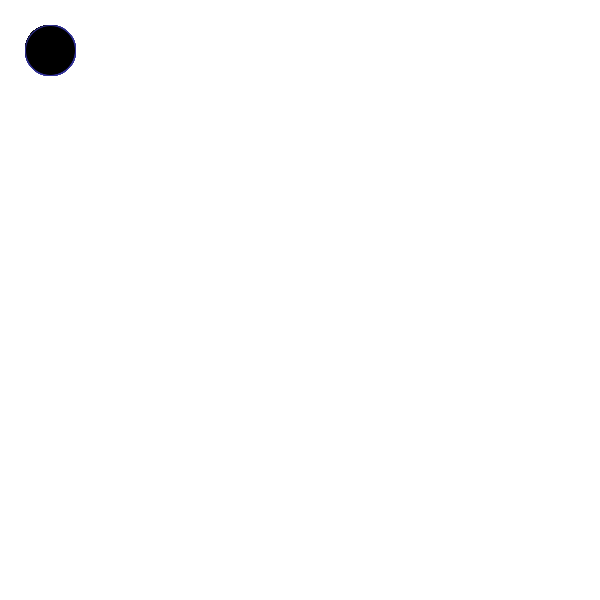
Frame 1 (no input)
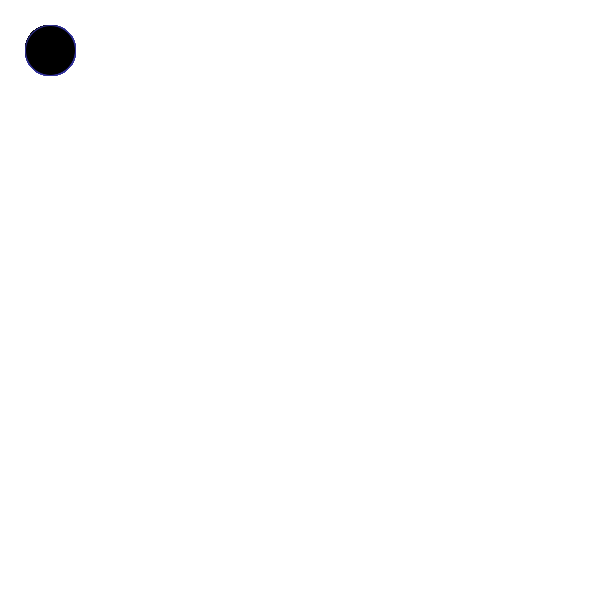
Frame 60 (the mouse pressed at the canvas centre just before this capture)
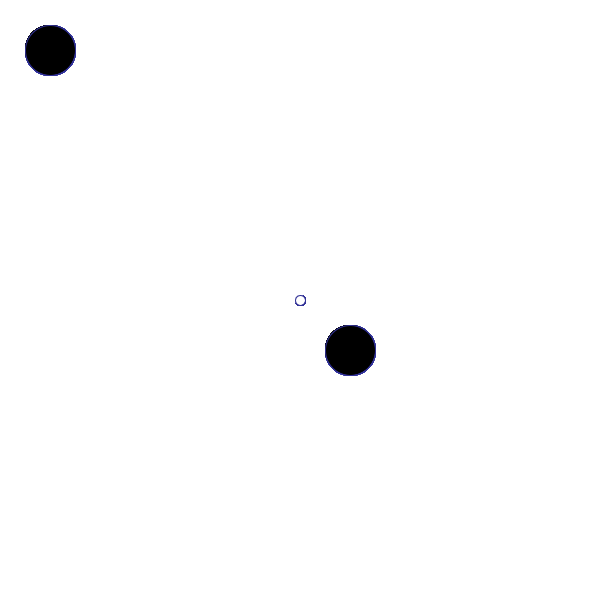
Frame 120 (the mouse held since frame 60 and released just before this capture)

The Processing sketch that drew these frames (run headless with seeded random() and noise(); from frame 60 on, the mouse is pressed at the canvas centre):

// Processing sketch: processing_139323
// ── processing_139323.pde

//Diego Rodriguez, in class exercise, arrays.


int lineLength = 100;
int [] x = new int [lineLength];
int [] y = new int [lineLength];
color[] col = new color [lineLength];

int size = 50;
int counter = 0;

void setup() {
  size(600, 600);
  background(255);
  smooth();
}

void draw() {

  stroke(50, 50, 150);
  fill(255);

  if ( mousePressed ) {
    ellipse( mouseX, mouseY, 10, 10 );
  }

  if (keyPressed) {
    background(random(0, 255), random(0, 255), random(0, 255));
  }

  int i = 0;
  while (i < x.length) {
    fill(col[i]);
    ellipse(x[i]+size, y[i]+size, size, size);
    
    i = i + 1;
  }
  
  if (mousePressed) {
    if (counter >= x.length){
      x = expand(x);
      y = expand(y);
      col = expand(col);
    }
    x[counter] = mouseX;
    y [counter] = mouseY;
    if (key == 'r'){
    col[counter] = color(255,0,0);
  }else if (key == 'b'){
    col [counter] = color(0,0,250);
  }
    counter = counter +5;
    
  }
  
  
}
